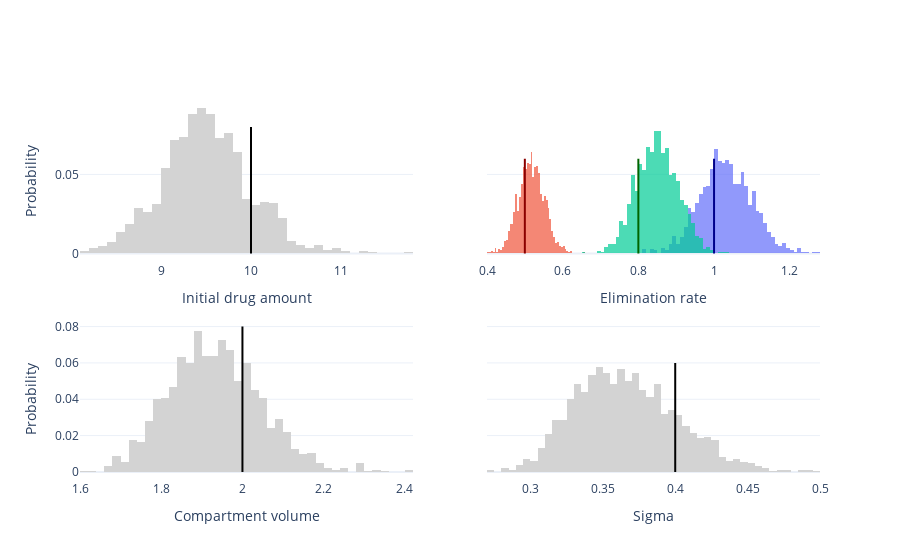

The notebook cell saved with this chart:
### Code cell
# Visualise posteriors
fig = make_subplots(rows=2, cols=2, shared_yaxes=True)
fig.add_trace(
    go.Histogram(
        name='Posterior samples',
        x=posterior_samples['Pooled Initial drug amount'].values.flatten(),
        histnorm='probability',
        marker_color='lightgrey',
        showlegend=False
    ),
    row=1,
    col=1
)
fig.add_trace(
    go.Scatter(
        name='Data-generating parameters',
        x=[population_parameters[0]]*2,
        y=[0, 0.08],
        mode='lines',
        line_color='black',
        showlegend=False
    ),
    row=1,
    col=1
)

fig.add_trace(
    go.Histogram(
        name='Patient 1 Post. samples',
        x=posterior_samples['central.K_cl'].values[
            0, :, 0].flatten(),
        histnorm='probability',
        showlegend=False,
        marker=dict(color=colors[0], opacity=0.7)
    ),
    row=1,
    col=2
)
fig.add_trace(
    go.Histogram(
        name='Patient 1 Post. samples',
        x=posterior_samples['central.K_cl'].values[
            0, :, 1].flatten(),
        histnorm='probability',
        showlegend=False,
        marker=dict(color=colors[1], opacity=0.7)
    ),
    row=1,
    col=2
)
fig.add_trace(
    go.Histogram(
        name='Patient 1 post. samples',
        x=posterior_samples['central.K_cl'].values[
            0, :, 2].flatten(),
        histnorm='probability',
        showlegend=False,
        marker=dict(color=colors[2], opacity=0.7)
    ),
    row=1,
    col=2
)
fig.add_trace(
    go.Scatter(
        name='Patent 1 data-gen. parameters',
        x=[parameters_patient_1[1]]*2,
        y=[0, 0.06],
        mode='lines',
        line_color='darkblue',
        showlegend=False
    ),
    row=1,
    col=2
)
fig.add_trace(
    go.Scatter(
        name='Patent 2 data-gen. parameters',
        x=[parameters_patient_2[1]]*2,
        y=[0, 0.06],
        mode='lines',
        line_color='darkred',
        showlegend=False
    ),
    row=1,
    col=2
)
fig.add_trace(
    go.Scatter(
        name='Patent 3 data-gen. parameters',
        x=[parameters_patient_3[1]]*2,
        y=[0, 0.06],
        mode='lines',
        line_color='darkgreen',
        showlegend=False
    ),
    row=1,
    col=2
)

fig.add_trace(
    go.Histogram(
        name='Posterior samples',
        x=posterior_samples['Pooled Compartment volume'].values.flatten(),
        histnorm='probability',
        marker_color='lightgrey',
        showlegend=False
    ),
    row=2,
    col=1
)
fig.add_trace(
    go.Scatter(
        name='Data-generating parameters',
        x=[population_parameters[3]]*2,
        y=[0, 0.08],
        mode='lines',
        line_color='black',
        showlegend=False
    ),
    row=2,
    col=1
)

fig.add_trace(
    go.Histogram(
        name='Posterior samples',
        x=posterior_samples['Pooled Sigma'].values.flatten(),
        histnorm='probability',
        marker_color='lightgrey',
        showlegend=False
    ),
    row=2,
    col=2
)
fig.add_trace(
    go.Scatter(
        name='Data-generating parameters',
        x=[population_parameters[4]]*2,
        y=[0, 0.06],
        mode='lines',
        line_color='black',
        showlegend=False
    ),
    row=2,
    col=2
)

fig.update_layout(
    xaxis_title='Initial drug amount',
    xaxis2_title='Elimination rate',
    xaxis3_title='Compartment volume',
    xaxis4_title='Sigma',
    yaxis_title='Probability',
    yaxis3_title='Probability',
    template='plotly_white',
    bargap=0,
    bargroupgap=0,
    barmode='overlay'
)
fig.show()

### Figure 1 — Plotly figure (JSON) as saved in the notebook; plotly's stock layout.template omitted (floating-point values rounded to 4 significant figures; data arrays with more than 128 entries replaced by an {"elided": "..."} marker saying what was removed)
{"data": [{"histnorm": "probability", "marker": {"color": "lightgrey"}, "name": "Posterior samples", "showlegend": false, "type": "histogram", "x": {"elided": "1500 float values"}, "xaxis": "x", "yaxis": "y"}, {"line": {"color": "black"}, "mode": "lines", "name": "Data-generating parameters", "showlegend": false, "type": "scatter", "x": [10, 10], "xaxis": "x", "y": [0, 0.08], "yaxis": "y"}, {"histnorm": "probability", "marker": {"color": "#636EFA", "opacity": 0.7}, "name": "Patient 1 Post. samples", "showlegend": false, "type": "histogram", "x": {"elided": "1500 float values"}, "xaxis": "x2", "yaxis": "y2"}, {"histnorm": "probability", "marker": {"color": "#EF553B", "opacity": 0.7}, "name": "Patient 1 Post. samples", "showlegend": false, "type": "histogram", "x": {"elided": "1500 float values"}, "xaxis": "x2", "yaxis": "y2"}, {"histnorm": "probability", "marker": {"color": "#00CC96", "opacity": 0.7}, "name": "Patient 1 post. samples", "showlegend": false, "type": "histogram", "x": {"elided": "1500 float values"}, "xaxis": "x2", "yaxis": "y2"}, {"line": {"color": "darkblue"}, "mode": "lines", "name": "Patent 1 data-gen. parameters", "showlegend": false, "type": "scatter", "x": [1, 1], "xaxis": "x2", "y": [0, 0.06], "yaxis": "y2"}, {"line": {"color": "darkred"}, "mode": "lines", "name": "Patent 2 data-gen. parameters", "showlegend": false, "type": "scatter", "x": [0.5, 0.5], "xaxis": "x2", "y": [0, 0.06], "yaxis": "y2"}, {"line": {"color": "darkgreen"}, "mode": "lines", "name": "Patent 3 data-gen. parameters", "showlegend": false, "type": "scatter", "x": [0.8, 0.8], "xaxis": "x2", "y": [0, 0.06], "yaxis": "y2"}, {"histnorm": "probability", "marker": {"color": "lightgrey"}, "name": "Posterior samples", "showlegend": false, "type": "histogram", "x": {"elided": "1500 float values"}, "xaxis": "x3", "yaxis": "y3"}, {"line": {"color": "black"}, "mode": "lines", "name": "Data-generating parameters", "showlegend": false, "type": "scatter", "x": [2, 2], "xaxis": "x3", "y": [0, 0.08], "yaxis": "y3"}, {"histnorm": "probability", "marker": {"color": "lightgrey"}, "name": "Posterior samples", "showlegend": false, "type": "histogram", "x": {"elided": "1500 float values"}, "xaxis": "x4", "yaxis": "y4"}, {"line": {"color": "black"}, "mode": "lines", "name": "Data-generating parameters", "showlegend": false, "type": "scatter", "x": [0.4, 0.4], "xaxis": "x4", "y": [0, 0.06], "yaxis": "y4"}], "layout": {"bargap": 0, "bargroupgap": 0, "barmode": "overlay", "xaxis": {"anchor": "y", "domain": [0, 0.45], "title": {"text": "Initial drug amount"}}, "xaxis2": {"anchor": "y2", "domain": [0.55, 1], "title": {"text": "Elimination rate"}}, "xaxis3": {"anchor": "y3", "domain": [0, 0.45], "title": {"text": "Compartment volume"}}, "xaxis4": {"anchor": "y4", "domain": [0.55, 1], "title": {"text": "Sigma"}}, "yaxis": {"anchor": "x", "domain": [0.575, 1], "title": {"text": "Probability"}}, "yaxis2": {"anchor": "x2", "domain": [0.575, 1], "matches": "y", "showticklabels": false}, "yaxis3": {"anchor": "x3", "domain": [0, 0.425], "title": {"text": "Probability"}}, "yaxis4": {"anchor": "x4", "domain": [0, 0.425], "matches": "y3", "showticklabels": false}}}
